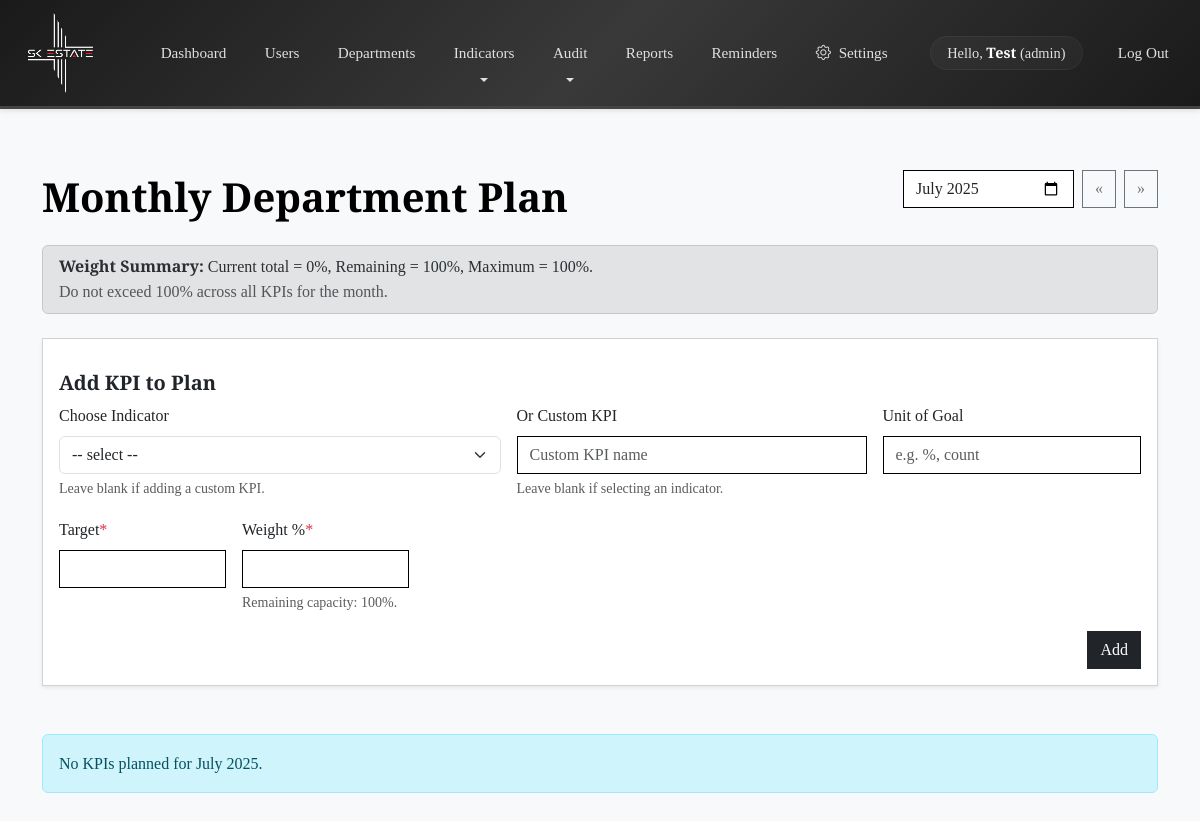
/department_plan.php (signed in), run on the app's committed database.
### tables this page shows
CREATE TABLE `users` (
  `user_id` int(11) NOT NULL,
  `name` varchar(100) NOT NULL,
  `email` varchar(255) NOT NULL,
  `password_hash` varchar(255) NOT NULL,
  `role_id` int(11) NOT NULL,
  `dept_id` int(11) DEFAULT NULL,
  `phone` varchar(20) DEFAULT NULL,
  `telegram_chat_id` bigint(20) DEFAULT NULL,
  `position` varchar(100) DEFAULT NULL,
  `birth_date` date DEFAULT NULL,
  `hire_date` date DEFAULT NULL,
  `rating_window_days` int(11) DEFAULT 0,
  `active` tinyint(1) DEFAULT 1,
  `email_verified` tinyint(1) DEFAULT 0,
  `email_verification_token` varchar(255) DEFAULT NULL,
  `email_verification_expires` datetime DEFAULT NULL
);

### backend/user_controller.php (called while the page is built, shortened)
<?php
require_once __DIR__ . '/db.php';
function getUser(int $id): ?array
{
    global $pdo;
    $sql = "
    SELECT
        u.user_id,
        u.name,
        u.email,
        u.phone,
        u.position,
        u.birth_date,
        u.hire_date,
        u.rating_window_days,
        /* make sure the chat ID comes through */
        COALESCE(u.telegram_chat_id, ut.telegram_chat_id) AS telegram_chat_id,
        u.role_id,
        r.role_name,
        u.dept_id,
        d.dept_name,
        u.active
    FROM users u
    JOIN roles r             ON r.role_id  = u.role_id
    LEFT JOIN departments d  ON d.dept_id  = u.dept_id
    /* grab chat ID from user_telegram too, in case that table has the latest value */
    LEFT JOIN user_telegram ut ON ut.user_id = u.user_id AND ut.verified = 1
    WHERE u.user_id = :id
    LIMIT 1
    ";
    $stmt = $pdo->prepare($sql);
    $stmt->execute(['id' => $id]);
    $user = $stmt->fetch(PDO::FETCH_ASSOC);
    return $user ?: null;
}

### backend/department_controller.php (called while the page is built, shortened)
<?php
final class DepartmentRepository
{
    private PDO $pdo;
    public function __construct(PDO $pdo)
    {
        $this->pdo = $pdo;
    }
    public function fetchDepartmentSnapshots(int $deptId, string $month): array
    {
        $sql = "
            SELECT dim.*,
                   di.name        AS indicator_name,
                   di.description AS indicator_description,
                   di.unit        AS indicator_unit,
                   di.responsible_departments,
                   di.active      AS indicator_active
            FROM   department_indicator_monthly dim
            LEFT   JOIN department_indicators di
                   ON dim.indicator_id = di.indicator_id
            WHERE  dim.dept_id = :d
              AND  dim.month   = :m
            ORDER  BY dim.snapshot_id";
        return $this->select($sql, [':d' => $deptId, ':m' => $month]);
    }
    private function select(string $sql, array $params): array
    {
        $stmt = $this->pdo->prepare($sql);
        $stmt->execute($params);
        return $stmt->fetchAll(PDO::FETCH_ASSOC);
    }
}

### department_plan.php (the view, shortened to what this page needs)
<?php
require_once __DIR__ . '/backend/user_controller.php';
require_once __DIR__ . '/backend/indicator_controller.php';
require_once __DIR__ . '/backend/department_controller.php';
$user       = getUser($_SESSION['user_id']);
$deptId     = (int)$user['dept_id'];
$monthKey   = $_GET['month'] ?? date('Y-m-01');
$deptRepo = $deptRepo ?? new DepartmentRepository($pdo);
function monthLink(string $base, int $offset): string {
    $dt = new DateTime($base);
    $dt->modify(($offset >= 0 ? '+' : '') . $offset . ' month');
    return $dt->format('Y-m-01');
}
function filterAllowedSnapshots(array $rows, int $deptId): array {
    return array_values(array_filter($rows, static function(array $r) use ($deptId): bool {
        if (empty($r['indicator_id']))  return true;
        if ((int)$r['indicator_active'] !== 1) return false;
        if (empty($r['responsible_departments'])) return false;
        $list = array_map('intval', explode(',', $r['responsible_departments']));
        return in_array($deptId, $list, true);
    }));
}
function computeWeightSum(array $snapshots, ?int $excludeId = null): int {
    $sum = 0;
    return $sum;
}
$snapshotsRaw  = $deptRepo->fetchDepartmentSnapshots($deptId, $monthKey);
$snapshots     = filterAllowedSnapshots($snapshotsRaw, $deptId);
$currentTotalWeight = computeWeightSum($snapshots);
$remainingWeight    = MAX_WEIGHT_PCT - $currentTotalWeight;
include __DIR__ . '/partials/navbar.php';
?>
<!DOCTYPE html>
<html lang="en">
<head>
<link href="https://cdn.jsdelivr.net/npm/bootstrap@5.3.0/dist/css/bootstrap.min.css"
      rel="stylesheet"
>
<link rel="stylesheet" href="./assets/css/style.css">
</head>
<body class="bg-light font-serif">
<div class="container py-4">
  <div class="d-flex align-items-center mb-4 flex-wrap gap-2">
    <h1 class="me-auto mb-0">Monthly Department Plan</h1>
    <form method="get" class="d-flex align-items-center gap-2">
      <input type="month"
             name="month"
             class="form-control"
             value="<?= htmlspecialchars(date('Y-m', strtotime($monthKey))) ?>"
             onchange="this.form.submit()">
      <a href="?month=<?= monthLink($monthKey, -1) ?>" class="btn btn-outline-secondary">&laquo;</a>
      <a href="?month=<?= monthLink($monthKey, +1) ?>" class="btn btn-outline-secondary">&raquo;</a>
    </form>
  </div>
  <div class="alert <?= $currentTotalWeight > MAX_WEIGHT_PCT ? 'alert-danger' : 'alert-secondary'; ?> py-2 mb-4">
    <strong>Weight Summary:</strong>
    Current total = <span id="currentTotal"><?= $currentTotalWeight ?></span>%,
    Remaining = <span id="remainingDisplay"><?= max(0, $remainingWeight) ?></span>%,
    Maximum = <?= MAX_WEIGHT_PCT ?>%.
    <?php if ($currentTotalWeight > MAX_WEIGHT_PCT): ?>
      <br><span class="text-danger weight-warning">Total exceeds 100%. Adjust weights until total ≤ 100%.</span>
    <?php else: ?>
      <br><span class="text-muted">Do not exceed 100% across all KPIs for the month.</span>
    <?php endif; ?>
  </div>
  <div class="card shadow-sm mb-5">
    <div class="card-body">
      <h5 class="card-title">Add KPI to Plan</h5>
      <form class="row g-3" method="post" novalidate id="addKpiForm">
        <div class="col-md-5">
          <label class="form-label">Choose Indicator</label>
          <select name="indicator_id" class="form-select">
            <option value="">-- select --</option>
          </select>
          <div class="form-text">Leave blank if adding a custom KPI.</div>
        </div>
        <div class="col-md-4">
          <label class="form-label">Or Custom KPI</label>
          <input type="text" name="custom_name" class="form-control" placeholder="Custom KPI name">
          <div class="form-text">Leave blank if selecting an indicator.</div>
        </div>
        <div class="col-md-3">
          <label class="form-label">Unit of Goal</label>
          <input type="text" name="unit_of_goal" class="form-control" placeholder="e.g. %, count">
        </div>
        <div class="col-md-2">
          <label class="form-label">Target<span class="text-danger">*</span></label>
          <input type="number" step="0.01" name="target_value" class="form-control" required>
        </div>
        <div class="col-md-2">
          <label class="form-label">Weight %<span class="text-danger">*</span></label>
          <input type="number"
                 name="weight"
                 class="form-control"
                 required
                 min="1"
                 <?= $remainingWeight > 0 ? 'max="'.$remainingWeight.'"' : '' ?>
                 <?= $remainingWeight <= 0 ? 'disabled' : '' ?>>
          <div class="form-text">
            Remaining capacity: <span id="remainingInline"><?= max(0, $remainingWeight) ?></span>%.
          </div>
        </div>
        <div class="col-12 text-end">
          <button class="btn btn-dark" <?= $remainingWeight <= 0 ? 'disabled' : '' ?>>Add</button>
        </div>
      </form>
    </div>
  </div>
  <?php if (empty($snapshots)): ?>
    <div class="alert alert-info mb-5">
      No KPIs planned for <?= htmlspecialchars(date('F Y', strtotime($monthKey))) ?>.
    </div>
  <?php endif; ?>
</div>
</body>
</html>

### partials/navbar.php (shortened to what this page needs)
<?php
require_once __DIR__ . '/../backend/user_controller.php';
$user      = getUser($_SESSION['user_id']);
$roleId    = (int)($_SESSION['role_id'] ?? 0);
$roleName  = htmlspecialchars($_SESSION['role_name'] ?? '');
$userName  = htmlspecialchars($user['name']       ?? '');
$currentPage = basename($_SERVER['PHP_SELF']);
function isActivePage($page) {
    global $currentPage;
    return $currentPage === $page ? 'active' : '';
}
function isActiveDropdown($pages) {
    global $currentPage;
    return in_array($currentPage, $pages) ? 'active' : '';
}
?>
<!DOCTYPE html>
<html lang="en">
<head>
<link href="https://cdn.jsdelivr.net/npm/bootstrap@5.3.0/dist/css/bootstrap.min.css" rel="stylesheet">
<link href="https://cdn.jsdelivr.net/npm/bootstrap-icons@1.11.3/font/bootstrap-icons.css" rel="stylesheet">
<link rel="stylesheet" href="./assets/css/style.css">
</head>
<body>
<nav class="navbar navbar-expand-lg navbar-dark bg-dark mb-4">
  <div class="container-fluid">
  <a class="navbar-brand d-flex align-items-center" href="dashboard.php">
  <img src="./assets/logo/SKE.png" alt="SK Group" class="d-inline-block align-text-top">
</a>
    <div class="collapse navbar-collapse" id="navMenu">
      <ul class="navbar-nav me-auto">
        <li class="nav-item">
          <a class="nav-link <?= isActivePage('dashboard.php') ?>" href="dashboard.php">Dashboard</a>
        </li>
        <?php if ($roleId === 1): ?>
          <li class="nav-item"><a class="nav-link <?= isActivePage('users.php') ?>" href="users.php">Users</a></li>
          <li class="nav-item"><a class="nav-link <?= isActivePage('departments.php') ?>" href="departments.php">Departments</a></li>
          <li class="nav-item dropdown">
            <a class="nav-link dropdown-toggle <?= isActiveDropdown(['individual_indicators.php', 'department_indicators.php']) ?>" href="#" id="indicatorsDrop"
               role="button" data-bs-toggle="dropdown" aria-expanded="false">
              Indicators
            </a>
          </li>
          <li class="nav-item dropdown">
            <a class="nav-link dropdown-toggle <?= isActiveDropdown(['audit_evaluations.php', 'audit_departments.php']) ?>" href="#" id="auditDrop"
               role="button" data-bs-toggle="dropdown" aria-expanded="false">
              Audit
            </a>
          </li>
          <li class="nav-item"><a class="nav-link <?= isActivePage('reports.php') ?>" href="reports.php">Reports</a></li>
          <li class="nav-item"><a class="nav-link <?= isActivePage('reminders.php') ?>" href="reminders.php">Reminders</a></li>
          <li class="nav-item">
            <a class="nav-link <?= isActivePage('settings.php') ?>" href="settings.php">
              <i class="bi bi-gear me-1"></i> Settings
            </a>
          </li>
        <?php else: ?>
          <li class="nav-item"><a class="nav-link <?= isActivePage('evaluate.php') ?>" href="evaluate.php">
                Submit Ratings</a></li>
        <?php endif; ?>
      </ul>
      <ul class="navbar-nav ms-auto align-items-center">
        <li class="nav-item me-3">
          <span class="navbar-text">
            Hello, <strong><?= $userName ?></strong> (<?= $roleName ?>)
          </span>
        </li>
        <li class="nav-item">
          <a class="nav-link <?= isActivePage('logout.php') ?>" href="logout.php">Log Out</a>
        </li>
      </ul>
    </div>
  </div>
</nav>
</body>
</html>

### assets/css/style.css (style rules this page uses)
html, body { height: 100%; margin: 0; padding: 0; background-color: rgba(var(--bs-light-rgb), var(--bs-bg-opacity)) !important; color: #000000; font-family: 'Merriweather', serif; line-height: 1.6; }
h1, h2, h3, h4, h5, h6 { font-family: 'Playfair Display', serif; margin-top: 1rem; margin-bottom: 1rem; font-weight: 700; color: #000000; }
.navbar { background: linear-gradient(135deg, #1a1a1a 0%, #393939 50%, #1a1a1a 100%) !important; border-bottom: 3px solid #444; box-shadow: 0 2px 5px rgba(0, 0, 0, 0.1); padding: 0.3rem 0; font-family: 'Merriweather', serif; }
.navbar-brand { padding: 0.5rem 1rem; transition: transform 0.3s ease; margin-right: 2rem; }
.navbar-brand img { height: 80px; width: auto; max-width: 120px; filter: brightness(1.1) contrast(1.1); object-fit: contain; }
.navbar-nav .nav-link { color: #e0e0e0 !important; font-weight: 500; font-size: 0.95rem; padding: 0.75rem 1rem !important; position: relative; transition: all 0.3s ease; border-radius: 4px; margin: 0 0.2rem; }
.navbar-nav .nav-link::after { content: ''; position: absolute; bottom: 0; left: 50%; width: 0; height: 2px; background: linear-gradient(90deg, #fff, #ccc); transition: all 0.4s ease; transform: translateX(-50%); }
.navbar-nav .nav-link[href="logout.php"]::after { background: linear-gradient(90deg, #952e2e, #811818); }
.dropdown-toggle::after { display: none; }
.dropdown-toggle::before { content: ''; position: absolute; bottom: -5px; left: 50%; transform: translateX(-50%); width: 0; height: 0; border-left: 4px solid transparent; border-right: 4px solid transparent; border-top: 4px solid #e0e0e0; }
.navbar-text { color: #e0e0e0 !important; font-family: 'Playfair Display', serif; font-size: 0.9rem; padding: 0.5rem 1rem; background: rgba(255, 255, 255, 0.03); border-radius: 20px; border: 1px solid rgba(255, 255, 255, 0.05); }
.navbar-text strong { color: #ffffff; font-weight: 600; }
.bi-gear { transition: transform 0.3s ease; }
.bg-dark { --bs-bg-opacity: 1; background-color: rgba(var(--bs-dark-rgb), var(--bs-bg-opacity)) !important; }
.form-control { border: 1px solid #000000; border-radius: 0; box-shadow: none; }
.card { border-radius: 0; }
.btn { border-radius: 0; font-family: inherit; }
.mb-4 { margin-bottom: 1.5rem !important; }
.mb-5 { margin-bottom: 3rem !important; }

### data on the page
users: name "Test", dept "0", dept "100"

### other printed values
$roleName "admin"
MAX_WEIGHT_PCT "100"
